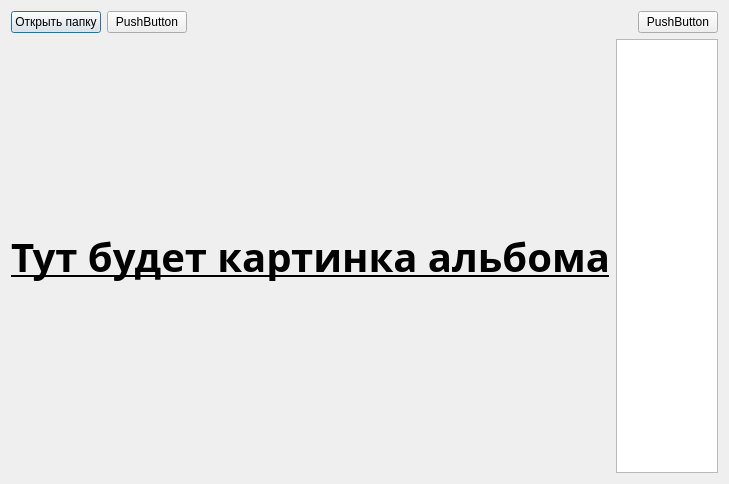
<?xml version="1.0" encoding="UTF-8"?>
<ui version="4.0">
 <class>Dialog</class>
 <widget class="QDialog" name="Dialog">
  <property name="geometry">
   <rect>
    <x>0</x>
    <y>0</y>
    <width>729</width>
    <height>484</height>
   </rect>
  </property>
  <property name="windowTitle">
   <string>Dialog</string>
  </property>
  <property name="sizeGripEnabled">
   <bool>false</bool>
  </property>
  <layout class="QGridLayout" name="gridLayout">
   <item row="1" column="1" alignment="Qt::AlignRight">
    <widget class="QListView" name="listView_songs"/>
   </item>
   <item row="1" column="0">
    <widget class="QLabel" name="label">
     <property name="font">
      <font>
       <family>Century Gothic</family>
       <pointsize>30</pointsize>
       <weight>75</weight>
       <italic>false</italic>
       <bold>true</bold>
       <underline>true</underline>
       <strikeout>false</strikeout>
      </font>
     </property>
     <property name="layoutDirection">
      <enum>Qt::LeftToRight</enum>
     </property>
     <property name="text">
      <string>Тут будет картинка альбома</string>
     </property>
     <property name="alignment">
      <set>Qt::AlignCenter</set>
     </property>
    </widget>
   </item>
   <item row="0" column="0" colspan="2">
    <layout class="QHBoxLayout" name="horizontalLayout_topMenu">
     <item>
      <widget class="QPushButton" name="pushButton_openf">
       <property name="text">
        <string>Открыть папку</string>
       </property>
      </widget>
     </item>
     <item>
      <widget class="QPushButton" name="pushButton_2">
       <property name="text">
        <string>PushButton</string>
       </property>
      </widget>
     </item>
     <item>
      <spacer name="horizontalSpacer_topMenu">
       <property name="orientation">
        <enum>Qt::Horizontal</enum>
       </property>
       <property name="sizeHint" stdset="0">
        <size>
         <width>40</width>
         <height>20</height>
        </size>
       </property>
      </spacer>
     </item>
     <item>
      <widget class="QPushButton" name="pushButton_3">
       <property name="text">
        <string>PushButton</string>
       </property>
      </widget>
     </item>
    </layout>
   </item>
  </layout>
 </widget>
 <resources/>
 <connections/>
</ui>
